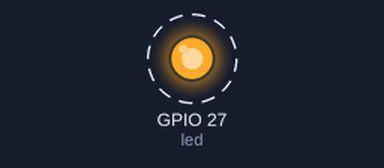
Bench run of a program on a simulated Raspberry Pi (BCM pin numbers). Parts: output pins drawn as LEDs (lit = HIGH). Dashed ring = blinking. What the program prints to the terminal is not drawn.

Above: at 0.5 s.
Timing chart, 0 to 4.6 s (numbered marks = the images above):
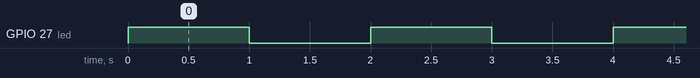

The program:

GPIO-LED.py
```python
#!/usr/bin/env python3
from gpiozero import LED
from time import sleep

led = LED(27)           # define LED pin according to BCM Numbering

def loop():
    while True:
        led.on()    # turn on LED
        print ('led turned on >>>')  # print message on terminal
        sleep(1)    # wait 1 second
        led.off()   # turn off LED
        print ('led turned off <<<') # print message on terminal
        sleep(1)    # wait 1 second

if __name__ == '__main__':
    print ('Program is starting ... \n')
    try:
        loop()
    except KeyboardInterrupt:  # Press ctrl-c to end the program.
        print("Ending program")
```

Measured:
- by itself, GPIO 27 (led): alternates HIGH for 1.0 s and LOW for 1.0 s
